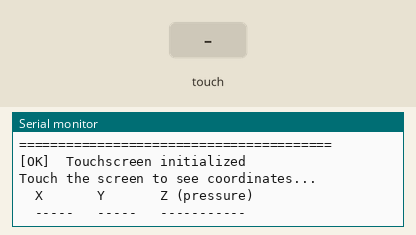
Simulated run of this sketch. Board: ESP32-S3. On the bench: the last lines printed to the serial monitor. The test bench sets the inputs (shaded band).

Above: at 1.7 s.
1.8 s: touch panel pressed at 13 % / 10 % of its raw x / y range
At 2.7 s:
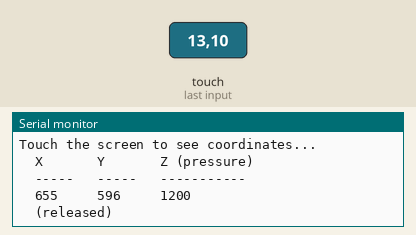
3.4 s: touch panel pressed at 38 % / 10 % of its raw x / y range
At 3.57 s:
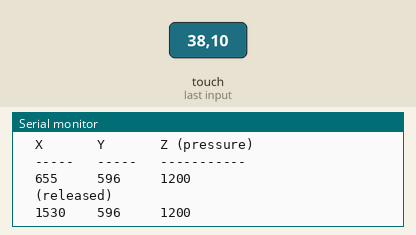
4.9 s: touch panel pressed at 38 % / 30 % of its raw x / y range
At 5.04 s:
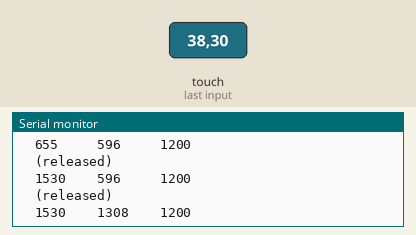

The sketch:

TouchTest.ino
```cpp
/*
 * XPT2046 Touchscreen Test Sketch
 *
 * Tests the touchscreen on the ILI9342 3.2" display module.
 * Uses pin definitions from the main project's config.h.
 * Output: Serial console at 115200 baud.
 *
 * Board: ESP32-S3-DevKitC-1
 * FQBN:  esp32:esp32:esp32s3
 */

#include <SPI.h>
#include <XPT2046_Touchscreen.h>

// ---- Pin definitions (from config.h) ----
#define TFT_CS    10   // Display CS  (directly used here since both share the SPI2 bus)
#define TFT_SCLK  12   // SPI2 SCK
#define TFT_MOSI  11   // SPI2 MOSI
#define TFT_MISO  13   // SPI2 MISO
#define TCH_CS    21   // Touch CS
#define TCH_IRQ    7   // Touch IRQ (low when touched)

XPT2046_Touchscreen touch(TCH_CS, TCH_IRQ);

void setup() {
  Serial.begin(115200);
  delay(500);

  Serial.println("\n========================================");
  Serial.println("  XPT2046 Touchscreen Test");
  Serial.println("  SPI2: SCK=12, MOSI=11, MISO=13");
  Serial.printf("  Touch CS=GPIO%d, IRQ=GPIO%d\n", TCH_CS, TCH_IRQ);
  Serial.println("========================================\n");

  // Deselect the display so it doesn't interfere
  pinMode(TFT_CS, OUTPUT);
  digitalWrite(TFT_CS, HIGH);

  // Init SPI bus (same bus as display)
  SPI.begin(TFT_SCLK, TFT_MISO, TFT_MOSI, TCH_CS);

  // Init touchscreen
  if (touch.begin()) {
    Serial.println("[OK]  Touchscreen initialized");
  } else {
    Serial.println("[FAIL] Touchscreen init failed - check wiring!");
  }
  touch.setRotation(2);  // Match TFT_ROTATION from config.h

  Serial.println("\nTouch the screen to see coordinates...\n");
  Serial.println("  X       Y       Z (pressure)");
  Serial.println("  -----   -----   -----------");
}

void loop() {
  if (touch.touched()) {
    TS_Point p = touch.getPoint();

    Serial.printf("  %-5d   %-5d   %d\n", p.x, p.y, p.z);

    // Wait for finger lift to avoid flooding the console
    while (touch.touched()) {
      delay(10);
    }
    Serial.println("  (released)");
  }

  delay(50);
}
```

Measured:
- after the input at 1.8 s, the serial monitor: prints a new line at once (image 1)
- after the input at 3.4 s, the serial monitor: prints a new line at once (image 2)
- after the input at 4.9 s, the serial monitor: prints a new line at once (image 3)
